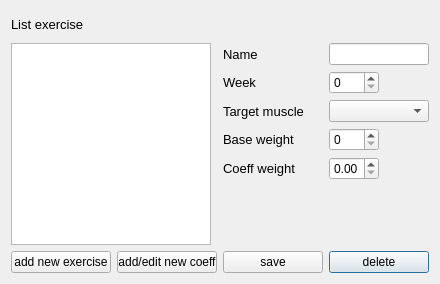
<?xml version="1.0" encoding="UTF-8"?>
<ui version="4.0">
 <class>MainAddEditExercise</class>
 <widget class="QDialog" name="MainAddEditExercise">
  <property name="geometry">
   <rect>
    <x>0</x>
    <y>0</y>
    <width>436</width>
    <height>284</height>
   </rect>
  </property>
  <property name="windowTitle">
   <string>Dialog</string>
  </property>
  <layout class="QGridLayout" name="gridLayout">
   <item row="1" column="4">
    <widget class="QLineEdit" name="lineEdit">
     <property name="minimumSize">
      <size>
       <width>100</width>
       <height>0</height>
      </size>
     </property>
    </widget>
   </item>
   <item row="3" column="4">
    <widget class="QComboBox" name="comboBox">
     <property name="minimumSize">
      <size>
       <width>100</width>
       <height>0</height>
      </size>
     </property>
    </widget>
   </item>
   <item row="5" column="4">
    <widget class="QDoubleSpinBox" name="doubleSpinBox">
     <property name="minimumSize">
      <size>
       <width>50</width>
       <height>0</height>
      </size>
     </property>
     <property name="maximumSize">
      <size>
       <width>50</width>
       <height>16777215</height>
      </size>
     </property>
     <property name="maximum">
      <double>1000.000000000000000</double>
     </property>
    </widget>
   </item>
   <item row="8" column="4">
    <widget class="QPushButton" name="pushButton_3">
     <property name="minimumSize">
      <size>
       <width>100</width>
       <height>0</height>
      </size>
     </property>
     <property name="maximumSize">
      <size>
       <width>100</width>
       <height>16777215</height>
      </size>
     </property>
     <property name="text">
      <string>delete</string>
     </property>
    </widget>
   </item>
   <item row="4" column="4">
    <widget class="QSpinBox" name="spinBox">
     <property name="minimumSize">
      <size>
       <width>50</width>
       <height>0</height>
      </size>
     </property>
     <property name="maximumSize">
      <size>
       <width>50</width>
       <height>16777215</height>
      </size>
     </property>
     <property name="maximum">
      <number>1000</number>
     </property>
    </widget>
   </item>
   <item row="2" column="4">
    <widget class="QSpinBox" name="spinBox_2">
     <property name="minimumSize">
      <size>
       <width>50</width>
       <height>0</height>
      </size>
     </property>
     <property name="maximumSize">
      <size>
       <width>50</width>
       <height>16777215</height>
      </size>
     </property>
    </widget>
   </item>
   <item row="0" column="0">
    <widget class="QLabel" name="label_2">
     <property name="font">
      <font>
       <pointsize>10</pointsize>
      </font>
     </property>
     <property name="text">
      <string>List exercise</string>
     </property>
    </widget>
   </item>
   <item row="1" column="0" rowspan="7" colspan="2">
    <widget class="QListWidget" name="listWidget">
     <property name="minimumSize">
      <size>
       <width>200</width>
       <height>200</height>
      </size>
     </property>
    </widget>
   </item>
   <item row="8" column="1" colspan="2">
    <widget class="QPushButton" name="pushButton_2">
     <property name="minimumSize">
      <size>
       <width>100</width>
       <height>0</height>
      </size>
     </property>
     <property name="maximumSize">
      <size>
       <width>100</width>
       <height>16777215</height>
      </size>
     </property>
     <property name="text">
      <string>add/edit new coeff</string>
     </property>
    </widget>
   </item>
   <item row="8" column="0">
    <widget class="QPushButton" name="pushButton">
     <property name="minimumSize">
      <size>
       <width>100</width>
       <height>0</height>
      </size>
     </property>
     <property name="maximumSize">
      <size>
       <width>100</width>
       <height>16777215</height>
      </size>
     </property>
     <property name="text">
      <string>add new exercise</string>
     </property>
    </widget>
   </item>
   <item row="8" column="3">
    <widget class="QPushButton" name="pushButton_4">
     <property name="minimumSize">
      <size>
       <width>100</width>
       <height>0</height>
      </size>
     </property>
     <property name="maximumSize">
      <size>
       <width>100</width>
       <height>16777215</height>
      </size>
     </property>
     <property name="text">
      <string>save</string>
     </property>
    </widget>
   </item>
   <item row="1" column="3">
    <widget class="QLabel" name="label">
     <property name="font">
      <font>
       <pointsize>10</pointsize>
      </font>
     </property>
     <property name="text">
      <string>Name</string>
     </property>
    </widget>
   </item>
   <item row="2" column="3">
    <widget class="QLabel" name="label_6">
     <property name="font">
      <font>
       <pointsize>10</pointsize>
      </font>
     </property>
     <property name="text">
      <string>Week</string>
     </property>
    </widget>
   </item>
   <item row="3" column="3">
    <widget class="QLabel" name="label_3">
     <property name="font">
      <font>
       <pointsize>10</pointsize>
      </font>
     </property>
     <property name="text">
      <string>Target muscle</string>
     </property>
    </widget>
   </item>
   <item row="4" column="3">
    <widget class="QLabel" name="label_4">
     <property name="font">
      <font>
       <pointsize>10</pointsize>
      </font>
     </property>
     <property name="text">
      <string>Base weight</string>
     </property>
    </widget>
   </item>
   <item row="5" column="3">
    <widget class="QLabel" name="label_5">
     <property name="font">
      <font>
       <pointsize>10</pointsize>
      </font>
     </property>
     <property name="text">
      <string>Coeff weight</string>
     </property>
    </widget>
   </item>
  </layout>
 </widget>
 <resources/>
 <connections/>
</ui>
